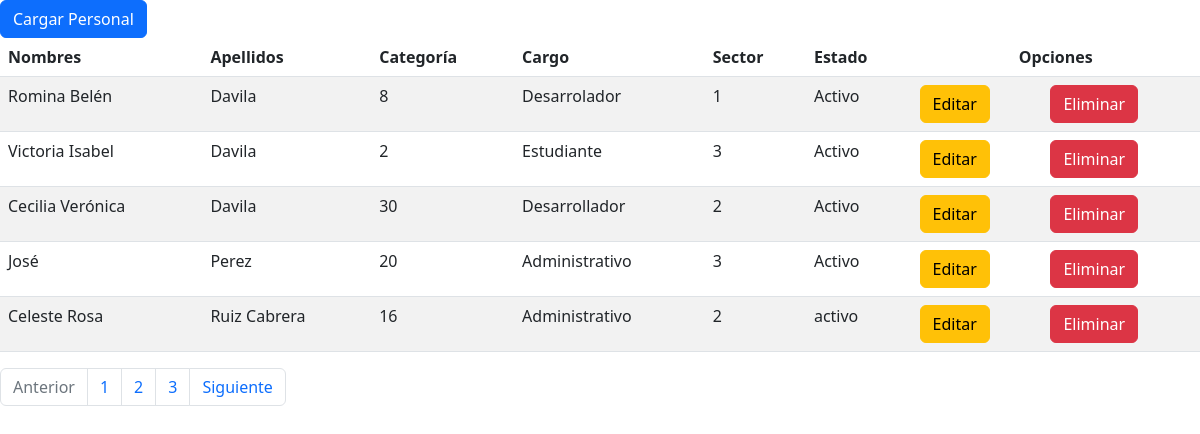
/login/AdminLTE-3.2.0/altapersona.php, run on an earlier commit of the app's database.
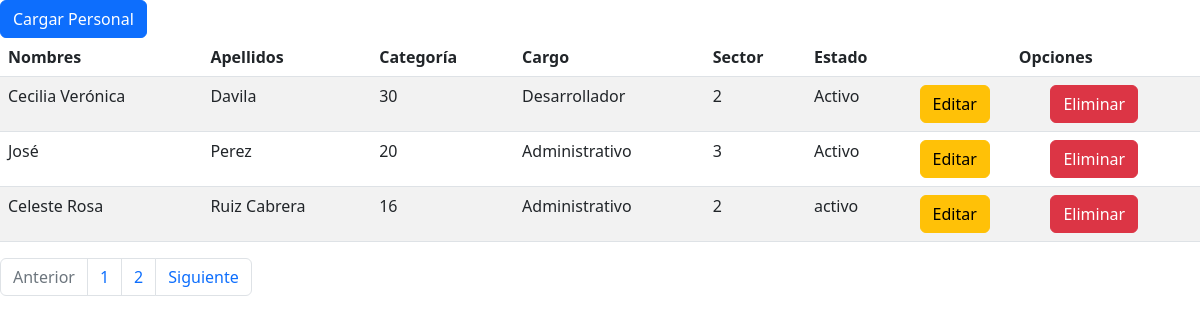
And on a later commit of the database.
### tables this page shows
CREATE TABLE `persona` (
  `id_persona` int(100) NOT NULL,
  `nombre1` varchar(50) NOT NULL,
  `nombre2` varchar(20) NOT NULL,
  `apellido1` varchar(25) NOT NULL,
  `apellido2` varchar(20) NOT NULL,
  `sexo` varchar(20) NOT NULL,
  `dni` char(8) NOT NULL,
  `cuil` char(11) NOT NULL,
  `direccion` varchar(100) NOT NULL,
  `contacto` varchar(20) NOT NULL,
  `correo` varchar(100) NOT NULL,
  `categoria` int(100) NOT NULL,
  `cargo` varchar(50) NOT NULL,
  `sector` int(10) NOT NULL,
  `persona_estado` varchar(50) NOT NULL,
  `estado` int(1) NOT NULL DEFAULT 1
);

### login/AdminLTE-3.2.0/altapersona.php (the view, shortened to what this page needs)
<html>
<head>
	<link rel="stylesheet " href="css/bootstrap.min.css"/>
</head>
<body>
<div class="d-grid gap-2">
<div class="col-sm-12 col-md-12 col-lg-12 col-xl-12">
<a href="index5.php"><button class="btn btn-primary btn-block" type="button">Cargar Personal</button></a>
</div>
</div>
<?php
require_once('conexion.php');
mysqli_set_charset($conn,"utf8");
$pag= 2;
?>
<div class="col-sm-12 col-md-12 col-lg-12 col-xl-12">
<table class="table table-striped">
	<thead>
		<tr>
			<th>Nombres</th>
			<th>Apellidos</th>
			<th>Categoría</th>
			<th>Cargo</th>
			<th>Sector</th>
			<th>Estado</th>
			<th colspan="2"><center>Opciones</center></th>
		</tr>
	</thead>
	<?php
	$sql="SELECT * FROM persona WHERE estado=1 ";
	$result = mysqli_query($conn, $sql);
	if (mysqli_num_rows($result)>0) {
		while ($row = mysqli_fetch_assoc ($result)) {
			?>
			<tr>
				<td><?php echo $row['nombre1'];?>
				 	<?php echo $row['nombre2'];?></td>
				<td><?php echo $row['apellido1'];?>
					<?php echo $row['apellido2'];?></td>
				<td><?php echo $row['categoria'];?></td>
				<td><?php echo $row['cargo'];?></td>
				<td><?php echo $row['sector'];?></td>
				<td><?php echo $row['persona_estado'];?></td>
				<td><a href="index6.php?id=<?php echo $row['id_persona'];?>"><button class="btn btn-warning btn-block" type="button">Editar</button></a></td>
				<td><a href="index7.php?id=<?php echo $row['id_persona'];?>" onClick="return confirm('Seguro de esta acción? ID <?php echo $row['id_persona'];?>Será eliminado y una vez eliminado no se podrá recuperar')"><button class="btn btn-danger btn-block" type="button" >Eliminar</button></a></td>
			</tr>
			<?php
		}
	}
	?>
</table><p>
    </div>
		<?php
	$query="SELECT * FROM persona";
	$result= mysqli_query($conn,$query);
	$total= mysqli_num_rows($result);
	$total= ceil($total / $pag);
	?>
	<nav aria-label="Page navigation example">
		<ul class="pagination">
		<li class="page-item <?php echo $_GET['pagina']<=1? 'disabled' : '' ?>">
			<a class="page-link" href=" index1.php?pagina=<?php echo $_GET['pagina']-1 ?> "> Anterior</a>
		</li>
		<?php
	for ($i=0; $i < $total; $i++):?>
	<li class="page-item <?php  echo $_GET['pagina']==$i+1 ? 'active' : ''?>"><a class="page-link" href="index1.php?pagina=<?php echo $i+1?>">
		<?php echo $i+1?>
	</a></li>
<?php endfor ?>
<li class="page-item <?php echo $_GET['pagina']>=$pag? 'disabled' : '' ?>"><a class="page-link" href="index1.php?pagina=<?php echo $_GET['pagina']+1 ?> ">Siguiente</a></li>
		</ul>
</nav>
</body>
</html>

What changed in the data, as far as the page shows it:
removed persona: nombre1 "Romina", nombre2 "Belén", apellido1 "Davila", categoria "8", cargo "Desarrolador", sector "1", persona_estado "Activo"
removed persona: nombre1 "Victoria", nombre2 "Isabel", apellido1 "Davila", categoria "2", cargo "Estudiante", sector "3", persona_estado "Activo"
Also different on the page:
list line gone: "3"
